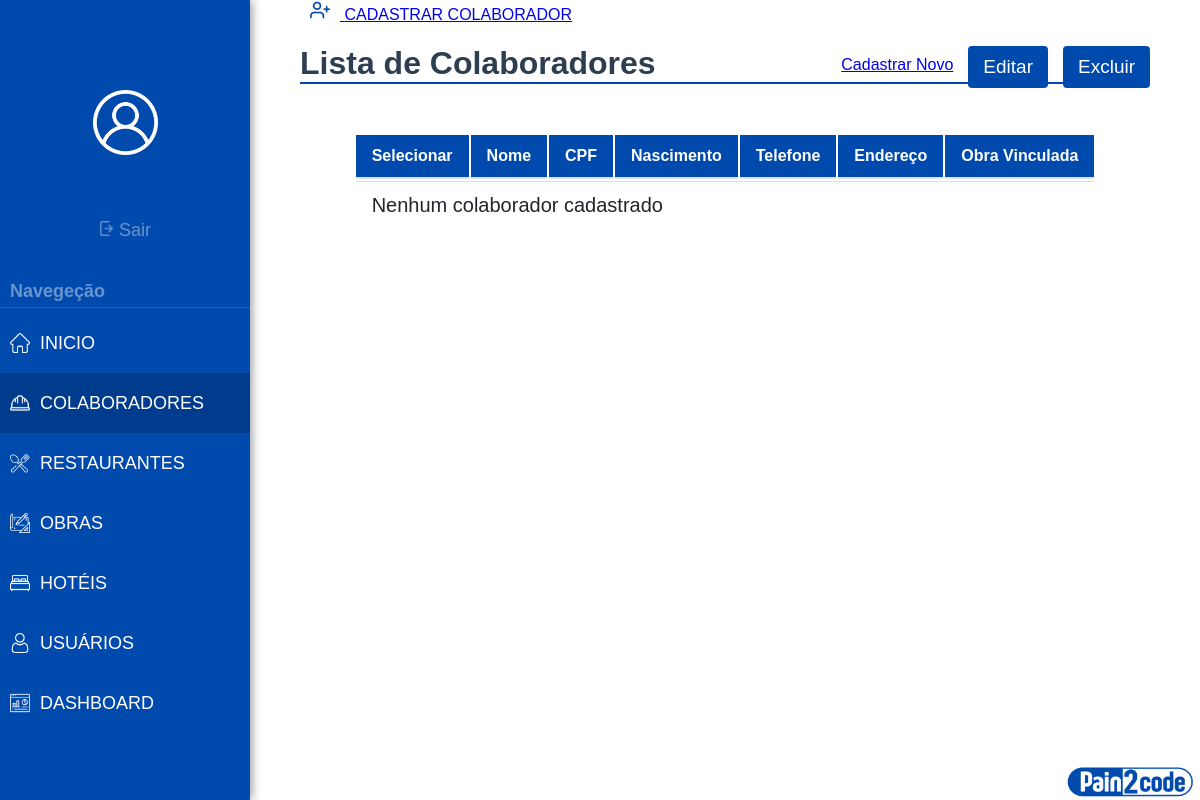
Before: /listar-colaboradores/ (signed in) with the older database file.
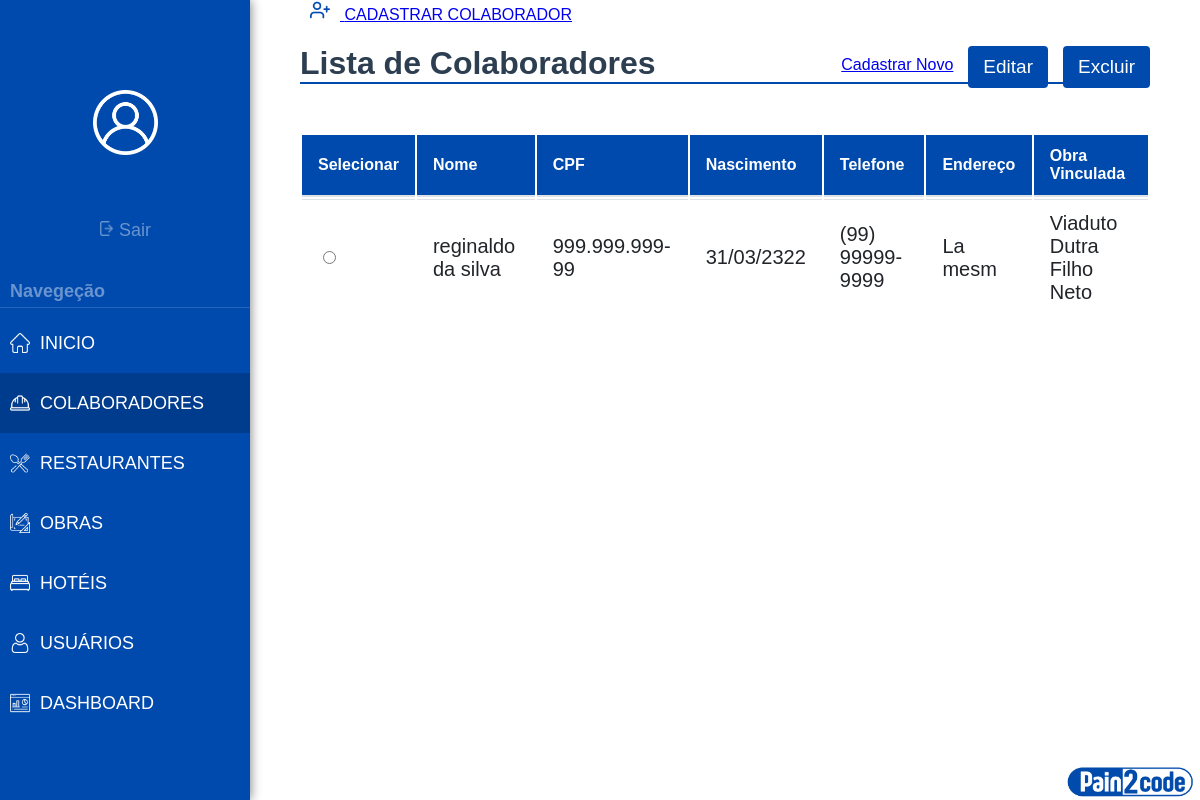
After: the same page with the newer database file.
### Sistema/models.py (models this page shows, shortened)
class Colaborador(models.Model):
    nome = models.CharField(
        max_length=100,
        verbose_name="Nome Completo"
    )
    cpf = models.CharField(
        max_length=14,
        unique=True,
        verbose_name="CPF",
        validators=[RegexValidator(
            regex=r'^\d{3}\.\d{3}\.\d{3}-\d{2}$',
            message="CPF deve estar no formato: 999.999.999-99"
        )]
    )
    data_nascimento = models.DateField(
        verbose_name="Data de Nascimento"
    )
    telefone = models.CharField(
        max_length=15,
        verbose_name="Telefone"
    )
    endereco = models.CharField(
        max_length=50,
        verbose_name="Endereço"
    )
    obra = models.ForeignKey(
        Obra,
        on_delete=models.CASCADE,
        verbose_name="Obra Vinculada",
        related_name='colaboradores'
    )
    class Meta:
        verbose_name = "Colaborador"
        verbose_name_plural = "Colaboradores"
        ordering = ['nome']
        indexes = [
            models.Index(fields=['nome']),
            models.Index(fields=['cpf']),
        ]
        permissions = [
            ('view_colaborador_report', 'Pode visualizar relatórios de colaboradores'),
        ]

class Obra(models.Model):
    STATUS_CHOICES = [
        ('PLANEJAMENTO', 'Planejamento'),
        ('ANDAMENTO', 'Em Andamento'),
        ('PARADA', 'Parada'),
        ('CONCLUIDA', 'Concluída'),
        ('CANCELADA', 'Cancelada'),
    ]
    nome = models.CharField(
        max_length=100,
        verbose_name="Nome da Obra"
    )
    empresa = models.CharField(
        max_length=100,
        verbose_name="Empresa Responsável"
    )
    endereco = models.TextField(
        verbose_name="Endereço Completo"
    )
    data_inicio = models.DateField(
        verbose_name="Data de Início"
    )
    data_prevista_termino = models.DateField(
        verbose_name="Previsão de Término",
        blank=True,
        null=True
    )
    data_real_termino = models.DateField(
        verbose_name="Data Real de Término",
        blank=True,
        null=True
    )
    status = models.CharField(
        max_length=12,
        choices=STATUS_CHOICES,
        default='PLANEJAMENTO',
        verbose_name="Status da Obra"
    )
    descricao = models.TextField(
        verbose_name="Descrição",
        blank=True
    )
    class Meta:
        verbose_name = "Obra"
        verbose_name_plural = "Obras"
        ordering = ['-data_inicio']
        permissions = [
            ('view_obra_report', 'Pode visualizar relatórios de obra'),
        ]

### Sistema/views.py (the view)
# urls.py: path('listar-colaboradores/', views.lista_colaboradores, name='listar-colaboradores'),
@login_required
def lista_colaboradores(request):
    colaboradores = Colaborador.objects.all()  # Ou sua queryset personalizada
    return render(request, 'listar-colaboradores.html', {'colaboradores': colaboradores})

### Sistema/templates/listar-colaboradores.html (shortened to what this page needs)
{% load static %}
<!DOCTYPE html>
<html lang="pt-br">
<head>
  <link rel="stylesheet" href="{% static 'css/style.css' %}">
</head>
<body>
  <div class="sidebar">
     <div class="logout-container">
    <img src="{% static 'images/white version/user.png' %}" alt="error" height="65px" width="65px" style="display: flex; margin:auto; margin-bottom: 55px; margin-top: 90px;">
      <form method="POST" action="{% url 'logout' %}">
        <button type="submit" class="sair-btn">
          <img src="{% static 'images/logout.png' %}" alt="error" height="15px" width="15px">
          Sair
        </button>
      </form>
    </div>
    <label>Navegeção</label>
    <hr>
    <a href="{% url 'home' %}">
      <img src="{% static 'images/white version/inicio.png' %}" alt="error" height="20px" width="20px" style="margin-right: 10px;margin-left: 10px;">
      INICIO
    </a>
    <a href="{% url 'listar-colaboradores' %}"class="active">
      <img src="{% static 'images/white version/func.png' %}" alt="error" height="20px" width="20px" style="margin-right: 10px;margin-left: 10px;">
      COLABORADORES
    </a>
    <a href="{% url 'listar-restaurantes' %}">
      <img src="{% static 'images/white version/rest.png' %}" alt="error" height="20px" width="20px" style="margin-right: 10px;margin-left: 10px;">
      RESTAURANTES
    </a>
    <a href="{% url 'listar-obras' %}">
      <img src="{% static 'images/white version/obra.png' %}" alt="error" height="20px" width="20px" style="margin-right: 10px;margin-left: 10px;">
      OBRAS
    </a>
    <a href="{% url 'listar-hoteis' %}">
      <img src="{% static 'images/white version/hotel.png' %}" alt="error" height="20px" width="20px" style="margin-right: 10px;margin-left: 10px;">
      HOTÉIS
    </a>
    <a href="{% url 'cadastrar_usuario' %}">
      <img src="{% static 'images/white version/usuario.png' %}" alt="error" height="20px" width="20px" style="margin-right: 10px;margin-left: 10px;">
      USUÁRIOS
    </a>
    <a href="{% url 'relatorio' %}">
      <img src="{% static 'images/white version/dash.png' %}" alt="error" height="20px" width="20px" style="margin-right: 10px;margin-left: 10px;">
      DASHBOARD
    </a>
  </div>
  <img src="{% static 'images/paintocode.png' %}" alt="erro" style="position: fixed; bottom: 0; right: 0; width: 130px; height: 37px; margin-right: 5px;">
<div class="corpo">
<a href="{% url 'cadastro' %}">
    <img src="{% static 'imagens/blue_version/plus.png' %}" alt="error" height="20px" width="20px" style="margin-right: 10px;margin-left: 10px;">
    CADASTRAR COLABORADOR
  </a>
  </div>
<div class="corpo">
    <div class="page-header">
        <h1>Lista de Colaboradores</h1>
    </div>
    <div class="right-buttons">
        <a href="{% url 'cadastro' %}" class="btn btn-primary">Cadastrar Novo</a>
        <button id="btn-editar" class="btn btn-secondary" disabled>Editar</button>
        <button id="btn-excluir" class="btn btn-danger" disabled>Excluir</button>
    </div>
    <div class="table-container">
        <table class="styled-table">
            <thead>
                <tr>
                    <th class="text-center">Selecionar</th>
                    <th>Nome</th>
                    <th>CPF</th>
                    <th>Nascimento</th>
                    <th>Telefone</th>
                    <th>Endereço</th>
                    <th>Obra Vinculada</th>
                </tr>
            </thead>
            <tbody>
                {% for colaborador in colaboradores %}
                <tr>
                    <td class="text-center"><input type="radio" name="selecionado" value="{{ colaborador.id }}"></td>
                    <td>{{ colaborador.nome }}</td>
                    <td>{{ colaborador.cpf }}</td>
                    <td>{{ colaborador.data_nascimento|date:"d/m/Y" }}</td>
                    <td>{{ colaborador.telefone }}</td>
                    <td>{{ colaborador.endereco }}</td>
                    <td>{{ colaborador.obra.nome }}</td>
                </tr>
                {% empty %}
                <tr>
                    <td colspan="7" class="empty-message">Nenhum colaborador cadastrado</td>
                </tr>
                {% endfor %}
            </tbody>
        </table>
    </div>
</div>
</body>
</html>

### static/css/style.css (style rules this page uses)
body { margin: 0; background-color: rgb(255, 255, 255); font-family: 'Gill Sans', 'Gill Sans MT', Calibri, 'Trebuchet MS', sans-serif; color: #333; }
h1 { color: #2c3e50; border-bottom: 2px solid #004aad; padding-bottom: 0px; }
table { margin: auto; }
table th { background-color: #004aad; color: #ffffff; font-weight: 600; padding: 12px 16px; text-align: left; border-bottom: 2px solid #dee2e6; font-size: 16px; vertical-align: middle; }
table td { padding: 12px 16px; vertical-align: middle; border-top: 1px solid #dee2e6; color: #212529; font-size: 20px; }
label { display: block; margin-bottom: 5px; font-weight: bold; }
hr { border: 0; height: 1px; background: #ddd; margin: 30px 0; }
button { background-color: #004aad; color: white; padding: 10px 15px; border: none; border-radius: 4px; cursor: pointer; font-size: 19px; font-family: 'Gill Sans', 'Gill Sans MT', Calibri, 'Trebuchet MS', sans-serif; margin-top: -10px; margin-bottom: 15px; margin-left: 15px; transition: background-color 0.5s ease; }
.sidebar { width: 250px; height: 100vh; background-color: #004aad; flex-direction: column; position: fixed; box-shadow: 1px 0 10px rgba(0, 0, 0, 0.461); }
.sidebar a { font-size: 18px; color: #ffffff; display:inline-flex; align-items: center; height: 60px; width: 250px; position: static; text-align: left; transition: background-color 0.5s ease; text-decoration: none; border-color: #444444; }
.sidebar a.active { background-color: #0000002f; }
.sidebar label { font-size: 18px; color: #ffffff69; position: static; text-align: left; display: block; text-decoration: none; background: none; margin-left: 10px; }
.sidebar hr { border: 0; height: 1px; background: #ffffff25; margin: 5px 0; }
.sair-btn { font-size: 18px; color: #ffffff69; position: static; text-align: center; display: block; margin:auto; margin-bottom: -20px; text-decoration: none; background: none; }
.logout-container { text-align: center; margin-bottom: 50px; }
.corpo { margin-left: 300px; margin-right: 50px; }
.right-buttons { margin-top: -50px; margin-bottom: 30px; display: flex; justify-content: right; }

Changed rows visible on the page:
added Colaborador: nome "reginaldo da silva", cpf "999.999.999-99", data_nascimento "31/03/2322", telefone "(99) 99999-9999", endereco "La mesm", obra.nome "Viaduto Dutra Filho Neto"
Other visible differences:
text no longer shown: "Nenhum colaborador cadastrado"
